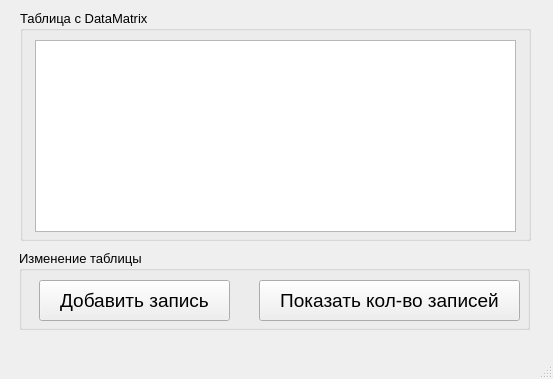
<?xml version="1.0" encoding="UTF-8"?>
<ui version="4.0">
 <class>MainWindow</class>
 <widget class="QMainWindow" name="MainWindow">
  <property name="geometry">
   <rect>
    <x>0</x>
    <y>0</y>
    <width>553</width>
    <height>379</height>
   </rect>
  </property>
  <property name="windowTitle">
   <string>MainWindow</string>
  </property>
  <widget class="QWidget" name="centralwidget">
   <widget class="QGroupBox" name="groupBox">
    <property name="geometry">
     <rect>
      <x>20</x>
      <y>10</y>
      <width>511</width>
      <height>231</height>
     </rect>
    </property>
    <property name="font">
     <font>
      <pointsize>10</pointsize>
     </font>
    </property>
    <property name="title">
     <string>Таблица с DataMatrix</string>
    </property>
    <widget class="QTableView" name="tableView">
     <property name="geometry">
      <rect>
       <x>15</x>
       <y>30</y>
       <width>481</width>
       <height>192</height>
      </rect>
     </property>
    </widget>
   </widget>
   <widget class="QGroupBox" name="groupBox_2">
    <property name="geometry">
     <rect>
      <x>19</x>
      <y>250</y>
      <width>511</width>
      <height>80</height>
     </rect>
    </property>
    <property name="font">
     <font>
      <pointsize>10</pointsize>
     </font>
    </property>
    <property name="title">
     <string>Изменение таблицы</string>
    </property>
    <widget class="QPushButton" name="AddRecord">
     <property name="geometry">
      <rect>
       <x>20</x>
       <y>30</y>
       <width>191</width>
       <height>41</height>
      </rect>
     </property>
     <property name="font">
      <font>
       <pointsize>14</pointsize>
      </font>
     </property>
     <property name="text">
      <string>Добавить запись</string>
     </property>
    </widget>
    <widget class="QPushButton" name="ShowCountRecords">
     <property name="geometry">
      <rect>
       <x>240</x>
       <y>30</y>
       <width>261</width>
       <height>41</height>
      </rect>
     </property>
     <property name="font">
      <font>
       <pointsize>14</pointsize>
      </font>
     </property>
     <property name="text">
      <string>Показать кол-во записей</string>
     </property>
    </widget>
   </widget>
  </widget>
  <widget class="QMenuBar" name="menubar">
   <property name="geometry">
    <rect>
     <x>0</x>
     <y>0</y>
     <width>553</width>
     <height>21</height>
    </rect>
   </property>
  </widget>
  <widget class="QStatusBar" name="statusbar"/>
 </widget>
 <resources/>
 <connections/>
</ui>
